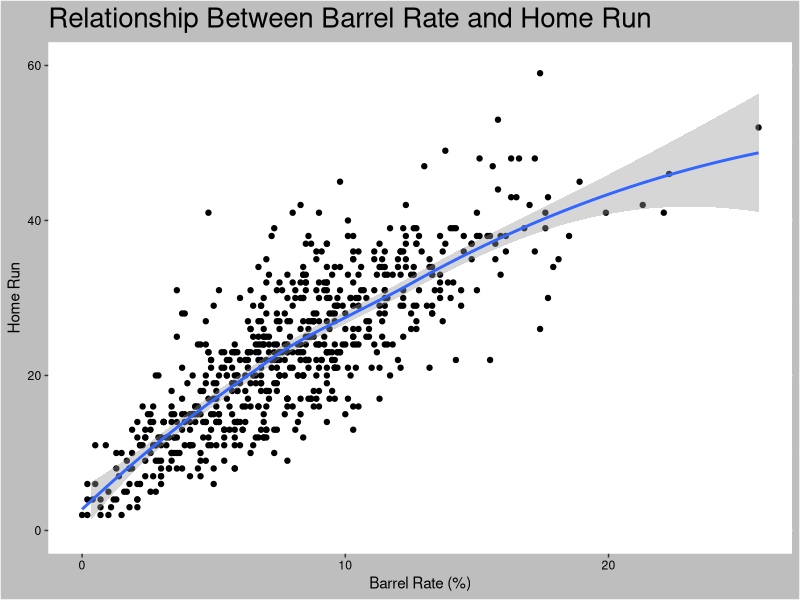
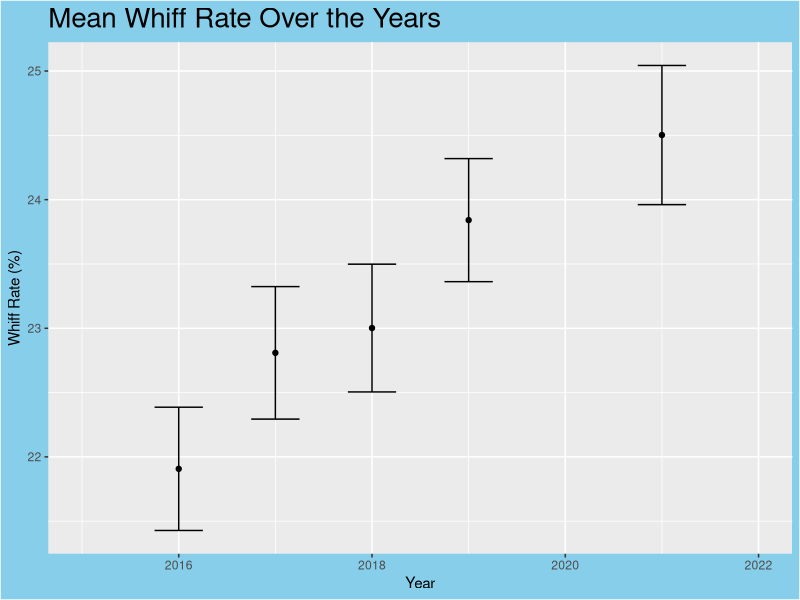

Source code (R) for these figures, in order:
## ---- chunk 1
knitr::opts_chunk$set(echo = TRUE, eval = TRUE, fig.align = "center", warning = F, message = F, R.options=list(max.print=100,dplyr.print_max=100))
## ---- chunk 2
library(tidyverse)

standard <- read.csv("Standard_Stats.csv")
statcast <- read.csv("Statcast_Stats.csv")

glimpse(standard)
glimpse(statcast)

# Name for the last name column is in an odd format - rename the column
colnames(standard)[1] <- "last_name"
colnames(statcast)[1] <- "last_name"

# Drop the empty column named "X"
standard <- select(standard, -"X")
statcast <- select(statcast, -"X")
## ---- chunk 3
# Get the number of observations in each dataset
nrow(standard)
nrow(statcast)
## ---- chunk 4
# Find the number of unique IDs by finding the number of unique player_id & year combinations
standard %>%
  count(player_id, year) %>%
  nrow()

statcast %>%
  count(player_id, year) %>%
  nrow()
## ---- chunk 5
# Before joining, I will drop columns first_name and last_name in the Statcast dataset since these columns also appear in the standard dataset
statcast <- statcast %>%
  select(-c("last_name", "first_name"))

# Use inner_join by both player_id and year to merge these two datasets into a dataset called stats
stats <- standard %>%
  inner_join(statcast, by = c("player_id", "year"))

nrow(stats)
## ---- chunk 6
library(knitr)

# Our dataset already has on-base percentage and slugging percentage - use mutate to add a new column for ops
stats <- stats %>%
  mutate(ops = on_base_percent + slg_percent)

# Find players that recorded the highest ops in 2018 and 2019 seasons
ops_stats <- stats %>%
  filter(year == 2018 | year == 2019) %>%
  select(first_name, last_name, year, ops) %>%
  arrange(desc(ops))

kable(ops_stats %>%
        head(), "simple")
## ---- chunk 7
# Use pivot_wider() to look at players' ops from both years in one row, and unite the name as well
kable(ops_stats %>%
  pivot_wider(names_from = year, values_from = ops) %>%
  unite(name, first_name, last_name, sep = " ") %>%
  head(), "simple")
## ---- chunk 8
# Find the average of whiff rate and strikeout rate by year (note that this won't be the actual yearly average of these values since we are not using the raw count data used to calculate these rates)
kable(stats %>%
  group_by(year) %>%
  summarize(mean_whiff = mean(whiff_percent, na.rm = T),
            mean_k_rate = mean(b_k_percent, na.rm = T)), "simple")
## ---- chunk 9
# Find the most common last name among these qualified batters (note that one player can increase their last name's count by 5, at most, since each year is unique)
kable(stats %>%
  group_by(last_name) %>%
  summarize(count = n()) %>%
  arrange(desc(count)) %>%
  head(), "simple")
## ---- chunk 10
# Plot each batter's number of home runs against their barrel rate from single season and add a regression line to see the trend
stats %>%
  ggplot(aes(x = barrel_batted_rate, y = b_home_run)) +
  geom_point() +
  geom_smooth() +
  labs(title = "Relationship Between Barrel Rate and Home Run", x = "Barrel Rate (%)", y = "Home Run") +
  ylim(c(0, 60)) +
  theme(plot.background = element_rect(fill = "grey"),
    panel.background = element_rect(fill = "white"),
    plot.title = element_text(size = 20),
    axis.text = element_text(color = "black"))
## ---- chunk 11
# Use stat function to display the mean whiff rates over the last five seasons
stats %>%
  ggplot(aes(x = year, y = whiff_percent)) +
  geom_point(stat = "summary", fun = mean) +
  geom_errorbar(stat = "summary", fun.data = "mean_se", width = 0.5) +
  labs(title = "Mean Whiff Rate Over the Years", x = "Year", y = "Whiff Rate (%)") +
  xlim(c(2015, 2022)) +
  theme(plot.background = element_rect(fill = "skyblue"),
        plot.title = element_text(size = 20))
